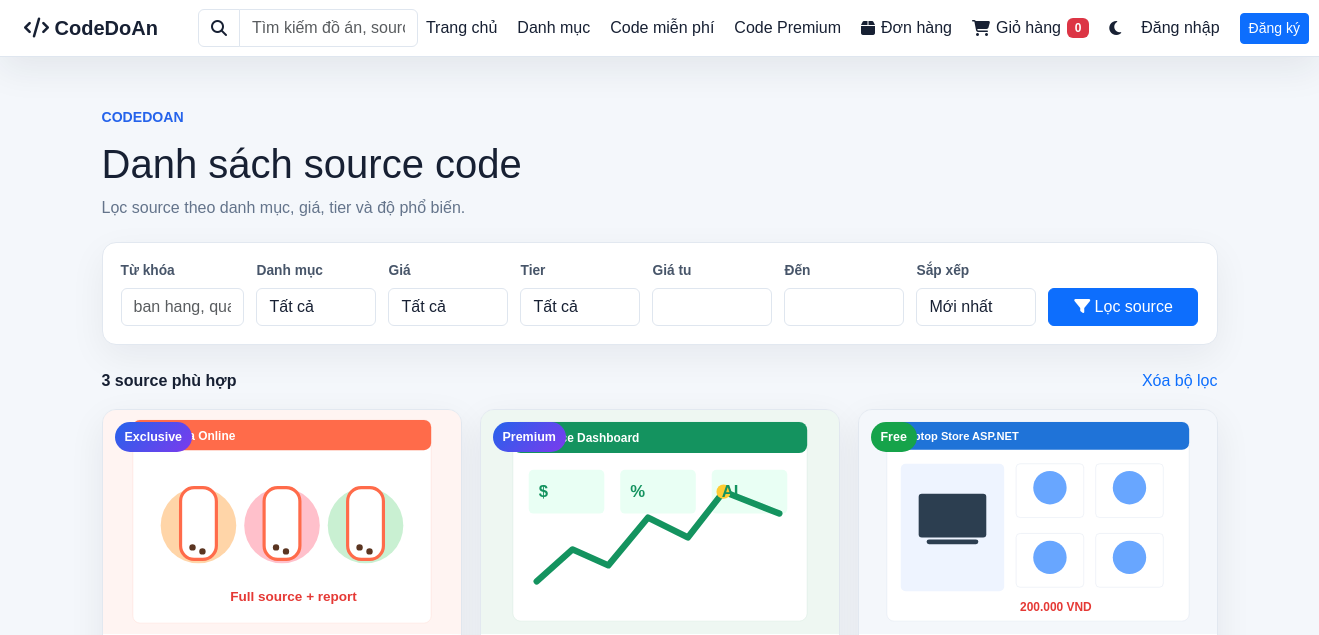
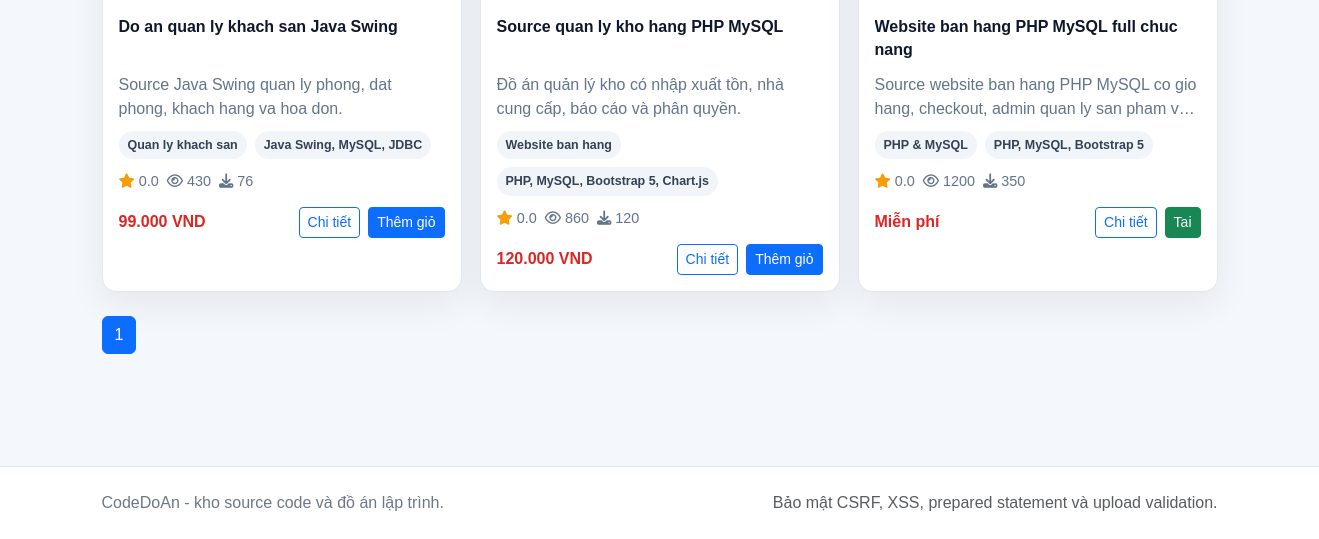
The app's page /projects/search.php, older data (2 pictures, top to bottom).
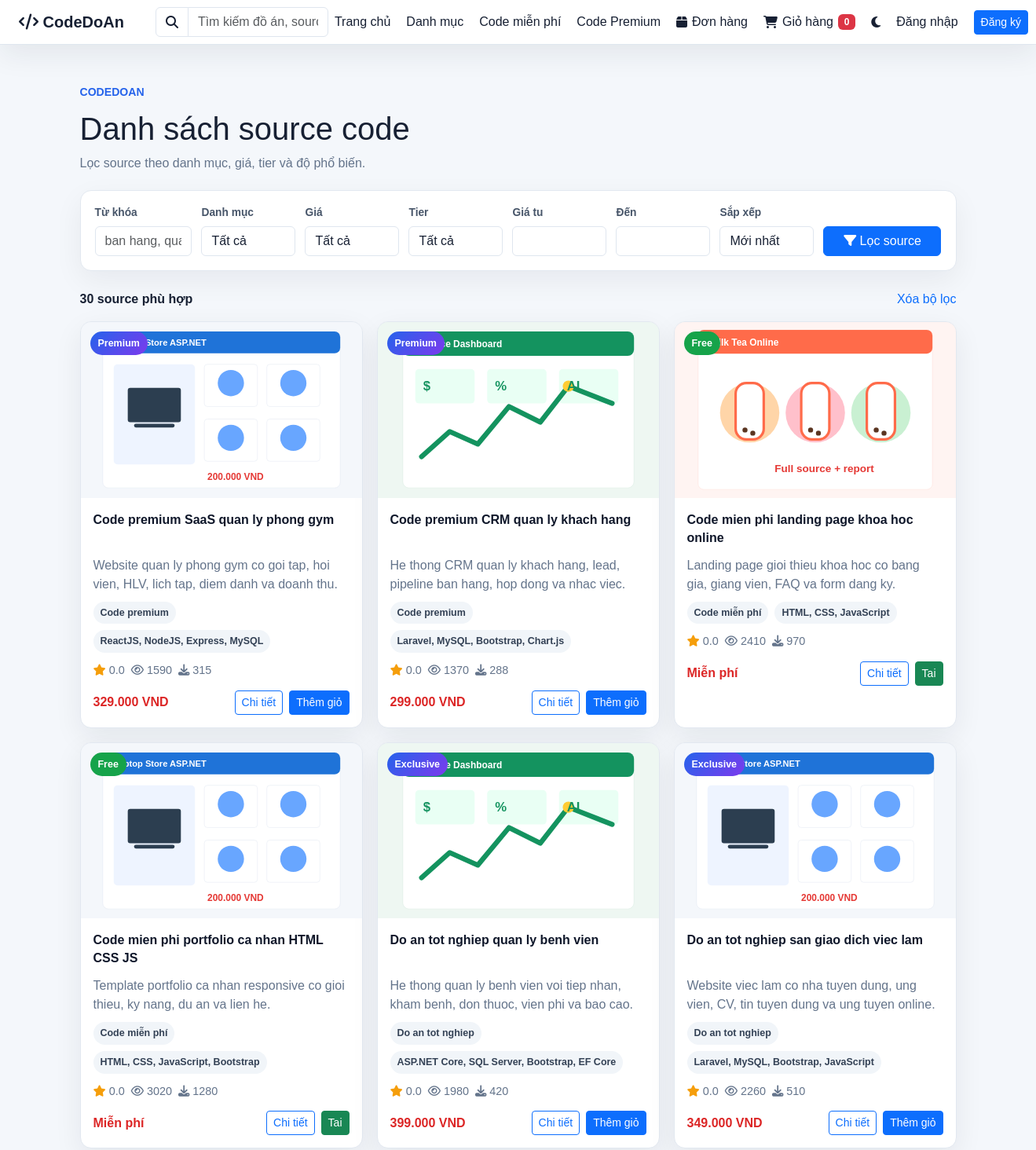
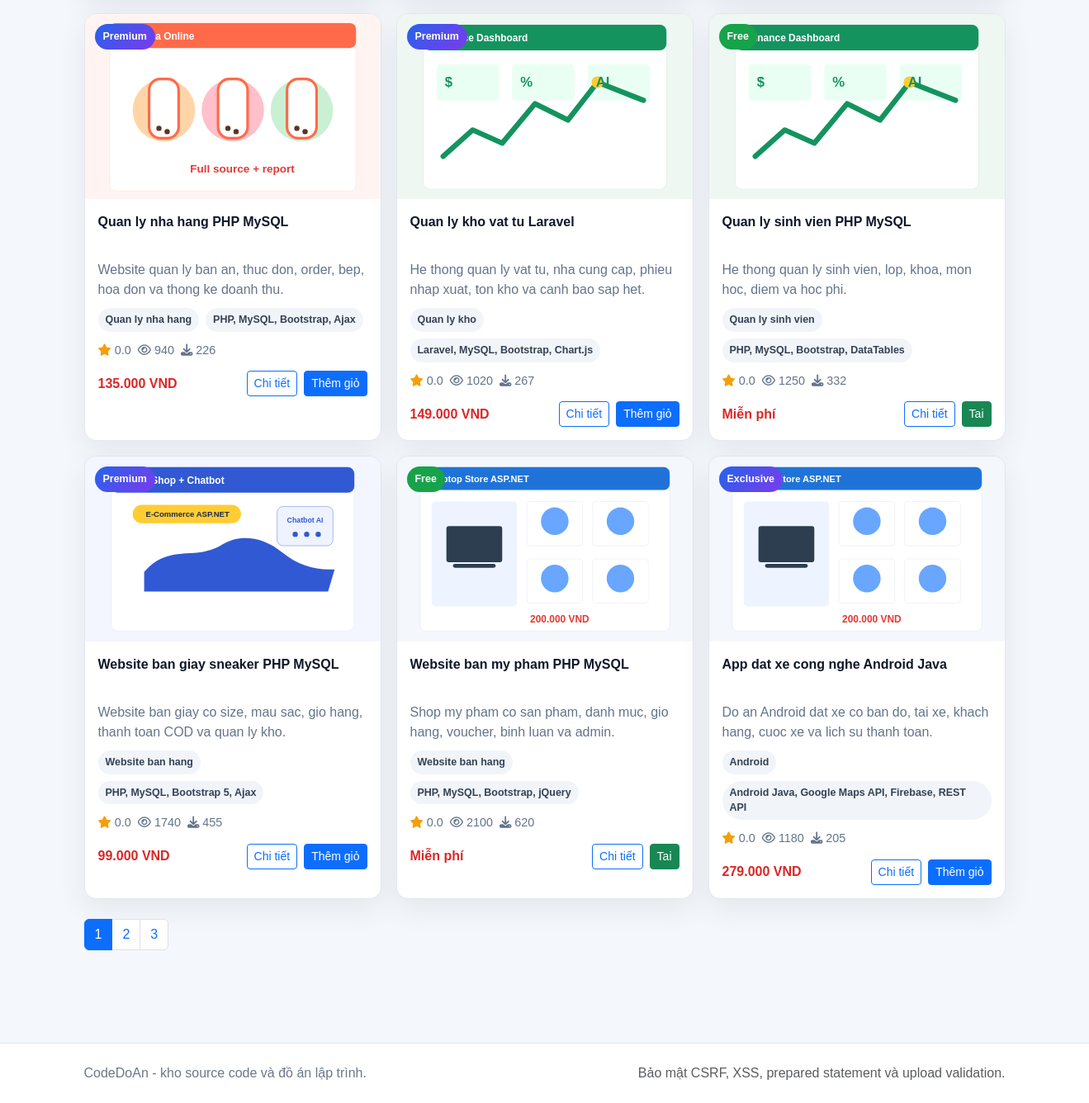
The same page, newer data (2 pictures, top to bottom).
### tables this page shows
CREATE TABLE projects (
    id INT AUTO_INCREMENT PRIMARY KEY,
    user_id INT,
    category_id INT,
    title VARCHAR(255),
    slug VARCHAR(255),
    meta_title VARCHAR(255),
    short_description VARCHAR(255),
    description TEXT,
    tech_stack VARCHAR(255),
    version VARCHAR(50),
    file_size VARCHAR(50),
    demo_link VARCHAR(255),
    video_demo VARCHAR(255),
    install_guide TEXT,
    main_features TEXT,
    views INT DEFAULT 0,
    downloads_count INT DEFAULT 0,
    image VARCHAR(255),
    source_file VARCHAR(255),
    price INT DEFAULT 0,
    sale_price INT DEFAULT 0,
    is_free TINYINT(1) DEFAULT 0,
    tier ENUM('basic','premium','exclusive') DEFAULT 'basic',
    is_featured TINYINT(1) DEFAULT 0,
    is_hot TINYINT(1) DEFAULT 0,
    downloads INT DEFAULT 0,
    status ENUM('pending','approved','rejected','hidden') DEFAULT 'pending',
    created_at TIMESTAMP DEFAULT CURRENT_TIMESTAMP
);

CREATE TABLE categories (
    id INT AUTO_INCREMENT PRIMARY KEY,
    name VARCHAR(100),
    slug VARCHAR(120)
);

### config.php (called while the page is built, shortened)
<?php
$host = 'localhost';
$user = 'root';
$pass = '';
$db = 'project_share';
$conn = mysqli_connect($host, $user, $pass, $db);
mysqli_set_charset($conn, 'utf8mb4');
function base_url(string $path = ''): string
{
    $documentRoot = str_replace('\\', '/', realpath($_SERVER['DOCUMENT_ROOT'] ?? __DIR__) ?: __DIR__);
    $appRoot = str_replace('\\', '/', __DIR__);
    $base = '/' . trim(str_replace($documentRoot, '', $appRoot), '/');
    $base = $base === '/' ? '' : $base;
    return rtrim($base, '/') . '/' . ltrim($path, '/');
}
function db_query(string $sql, array $params = [], string $types = '')
{
    global $conn;
    if (!$params) {
        return mysqli_query($conn, $sql);
    }
    $stmt = mysqli_prepare($conn, $sql);
    mysqli_stmt_bind_param($stmt, $types, ...$params);
    mysqli_stmt_execute($stmt);
    return mysqli_stmt_get_result($stmt) ?: $stmt;
}
function db_all(string $sql, array $params = [], string $types = ''): array
{
    $result = db_query($sql, $params, $types);
    return $result instanceof mysqli_result ? mysqli_fetch_all($result, MYSQLI_ASSOC) : [];
}
function db_one(string $sql, array $params = [], string $types = ''): ?array
{
    $result = db_query($sql, $params, $types);
    $row = mysqli_fetch_assoc($result);
    return $row ?: null;
}
function e($value): string
{
    return htmlspecialchars((string) $value, ENT_QUOTES, 'UTF-8');
}
function money($value): string
{
    $amount = (int) $value;
    return $amount > 0 ? number_format($amount, 0, ',', '.') . ' VND' : 'Miễn phí';
}
function project_price(array $project): int
{
    $salePrice = (int) ($project['sale_price'] ?? 0);
    $price = (int) ($project['price'] ?? 0);
    return $salePrice > 0 ? $salePrice : $price;
}

### projects/search.php (the view, shortened to what the changed rows need)
<?php
require_once dirname(__DIR__) . '/config.php';
$sort = $_GET['sort'] ?? 'latest';
$page = max(1, (int) ($_GET['page'] ?? 1));
$limit = 12;
$offset = ($page - 1) * $limit;
$where = ["projects.status = 'approved'"];
$params = [];
$types = '';
$orderBy = match ($sort) {
    'downloads' => 'projects.downloads_count DESC, projects.downloads DESC',
    'views' => 'projects.views DESC',
    'rating' => 'avg_star DESC',
    'price_asc' => 'final_price ASC',
    'price_desc' => 'final_price DESC',
    default => 'projects.id DESC',
};
$whereSql = implode(' AND ', $where);
$countRow = db_one(
    "SELECT COUNT(DISTINCT projects.id) AS total
     FROM projects
     JOIN categories ON categories.id = projects.category_id
     WHERE $whereSql",
    $params,
    $types
);
$total = (int) ($countRow['total'] ?? 0);
$totalPage = max(1, (int) ceil($total / $limit));
$projects = db_all(
    "SELECT projects.*, users.name AS author_name, categories.name AS category_name,
        COALESCE(AVG(ratings.star), 0) AS avg_star,
        COUNT(DISTINCT ratings.id) AS rating_count,
        CASE WHEN projects.sale_price > 0 THEN projects.sale_price ELSE projects.price END AS final_price
     FROM projects
     JOIN users ON users.id = projects.user_id
     JOIN categories ON categories.id = projects.category_id
     LEFT JOIN ratings ON ratings.project_id = projects.id
     WHERE $whereSql
     GROUP BY projects.id
     ORDER BY $orderBy, projects.id DESC
     LIMIT ?, ?",
    array_merge($params, [$offset, $limit]),
    $types . 'ii'
);
?>
<?php include dirname(__DIR__) . '/includes/header.php'; ?>
<main class="container py-5 marketplace-list">
    <div class="section-heading">
        <div>
            <h1>Danh sách source code</h1>
        </div>
    </div>
    <div class="d-flex justify-content-between align-items-center mb-3">
        <strong><?php echo $total; ?> source phù hợp</strong>
        <a href="<?php echo e(base_url('projects/search.php')); ?>">Xóa bộ lọc</a>
    </div>
    <div class="source-grid">
        <?php foreach ($projects as $row) {
            $isFree = (int) $row['is_free'] === 1 || ((int) $row['price'] === 0 && (int) $row['sale_price'] === 0);
            $price = project_price($row);
        ?>
            <article class="source-card">
                <a class="source-thumb" href="<?php echo e(base_url('projects/detail.php?id=' . (int) $row['id'] . '&slug=' . $row['slug'])); ?>">
                    <img src="<?php echo e(base_url('uploads/images/' . $row['image'])); ?>" alt="<?php echo e($row['title']); ?>">
                    <span class="source-badge <?php echo $isFree ? 'source-badge-free' : 'source-badge-premium'; ?>"><?php echo $isFree ? 'Free' : ucfirst($row['tier']); ?></span>
                </a>
                <div class="source-body">
                    <a class="source-title" href="<?php echo e(base_url('projects/detail.php?id=' . (int) $row['id'] . '&slug=' . $row['slug'])); ?>"><?php echo e($row['title']); ?></a>
                    <p><?php echo e($row['short_description'] ?: $row['description']); ?></p>
                    <div class="source-tags"><span><?php echo e($row['category_name']); ?></span><span><?php echo e($row['tech_stack'] ?: 'Source code'); ?></span></div>
                    <div class="source-meta">
                        <span><i class="fa-solid fa-star"></i> <?php echo number_format((float) $row['avg_star'], 1); ?></span>
                        <span><i class="fa-regular fa-eye"></i> <?php echo (int) $row['views']; ?></span>
                        <span><i class="fa-solid fa-download"></i> <?php echo (int) ($row['downloads_count'] ?: $row['downloads']); ?></span>
                    </div>
                    <div class="source-bottom">
                        <div class="source-price"><strong><?php echo $isFree ? 'Miễn phí' : money($price); ?></strong></div>
                        <div class="source-actions">
                            <a class="btn btn-sm btn-outline-primary" href="<?php echo e(base_url('projects/detail.php?id=' . (int) $row['id'] . '&slug=' . $row['slug'])); ?>">Chi tiết</a>
                            <?php if ($isFree) { ?>
                                <a class="btn btn-sm btn-success" href="<?php echo e(base_url('projects/download.php?id=' . (int) $row['id'])); ?>">Tai</a>
                            <?php } else { ?>
                                <form method="POST" action="<?php echo e(base_url('shop/cart_action.php')); ?>">
                                    <button class="btn btn-sm btn-primary">Thêm giỏ</button>
                                </form>
                            <?php } ?>
                        </div>
                    </div>
                </div>
            </article>
        <?php } ?>
    </div>
    <nav class="mt-4">
        <ul class="pagination">
            <?php for ($i = 1; $i <= $totalPage; $i++) {
                $query = $_GET;
                $query['page'] = $i;
            ?>
                <li class="page-item <?php echo $i === $page ? 'active' : ''; ?>">
                    <a class="page-link" href="?<?php echo e(http_build_query($query)); ?>"><?php echo $i; ?></a>
                </li>
            <?php } ?>
        </ul>
    </nav>
</main>
<?php include dirname(__DIR__) . '/includes/footer.php'; ?>

Row changes from the older to the newer data that the page shows:
no longer on this page (row edited): projects: image (picture), tier "Exclusive", title "Do an quan ly khach san Java Swing", short_description "Source Java Swing quan ly phong, dat phong, khach hang va hoa don.", category.name "Quan ly khach san", tech_stack "Java Swing, MySQL, JDBC", avg_star "0.0", views "430", downloads_count "76", money($price) "99.000 VND"
no longer on this page (row edited): projects: image (picture), tier "Premium", title "Source quan ly kho hang PHP MySQL", short_description "Đồ án quản lý kho có nhập xuất tồn, nhà cung cấp, báo cáo và phân quyền.", category.name "Website ban hang", tech_stack "PHP, MySQL, Bootstrap 5, Chart.js", avg_star "0.0", views "860", downloads_count "120", sale_price "120.000 VND"
no longer on this page (row edited): projects: image (picture), is_free "Free", title "Website ban hang PHP MySQL full chuc nang", short_description "Source website ban hang PHP MySQL co gio hang, checkout, admin quan ly san pham…", category.name "PHP & MySQL", tech_stack "PHP, MySQL, Bootstrap 5", avg_star "0.0", views "1200", downloads_count "350"
added projects: image (picture), tier "Premium", title "Code premium SaaS quan ly phong gym", short_description "Website quan ly phong gym co goi tap, hoi vien, HLV, lich tap, diem danh va doanh thu.", category.name "Code premium", tech_stack "ReactJS, NodeJS, Express, MySQL", avg_star "0.0", views "1590", downloads_count "315", sale_price "329.000 VND"
added projects: image (picture), tier "Premium", title "Code premium CRM quan ly khach hang", short_description "He thong CRM quan ly khach hang, lead, pipeline ban hang, hop dong va nhac viec.", category.name "Code premium", tech_stack "Laravel, MySQL, Bootstrap, Chart.js", avg_star "0.0", views "1370", downloads_count "288", sale_price "299.000 VND"
added projects: image (picture), is_free "Free", title "Code mien phi landing page khoa hoc online", short_description "Landing page gioi thieu khoa hoc co bang gia, giang vien, FAQ va form dang ky.", category.name "Code miễn phí", tech_stack "HTML, CSS, JavaScript", avg_star "0.0", views "2410", downloads_count "970"
added projects: image (picture), is_free "Free", title "Code mien phi portfolio ca nhan HTML CSS JS", short_description "Template portfolio ca nhan responsive co gioi thieu, ky nang, du an va lien he.", category.name "Code miễn phí", tech_stack "HTML, CSS, JavaScript, Bootstrap", avg_star "0.0", views "3020", downloads_count "1280"
added projects: image (picture), tier "Exclusive", title "Do an tot nghiep quan ly benh vien", short_description "He thong quan ly benh vien voi tiep nhan, kham benh, don thuoc, vien phi va bao cao.", category.name "Do an tot nghiep", tech_stack "ASP.NET Core, SQL Server, Bootstrap, EF Core", avg_star "0.0", views "1980", downloads_count "420", sale_price "399.000 VND"
added projects: image (picture), tier "Exclusive", title "Do an tot nghiep san giao dich viec lam", short_description "Website viec lam co nha tuyen dung, ung vien, CV, tin tuyen dung va ung tuyen online.", category.name "Do an tot nghiep", tech_stack "Laravel, MySQL, Bootstrap, JavaScript", avg_star "0.0", views "2260", downloads_count "510", sale_price "349.000 VND"
added projects: image (picture), tier "Premium", title "Quan ly nha hang PHP MySQL", short_description "Website quan ly ban an, thuc don, order, bep, hoa don va thong ke doanh thu.", category.name "Quan ly nha hang", tech_stack "PHP, MySQL, Bootstrap, Ajax", avg_star "0.0", views "940", downloads_count "226", sale_price "135.000 VND"
added projects: image (picture), tier "Premium", title "Quan ly kho vat tu Laravel", short_description "He thong quan ly vat tu, nha cung cap, phieu nhap xuat, ton kho va canh bao sap het.", category.name "Quan ly kho", tech_stack "Laravel, MySQL, Bootstrap, Chart.js", avg_star "0.0", views "1020", downloads_count "267", sale_price "149.000 VND"
added projects: image (picture), is_free "Free", title "Quan ly sinh vien PHP MySQL", short_description "He thong quan ly sinh vien, lop, khoa, mon hoc, diem va hoc phi.", category.name "Quan ly sinh vien", tech_stack "PHP, MySQL, Bootstrap, DataTables", avg_star "0.0", views "1250", downloads_count "332"
added projects: image (picture), tier "Premium", title "Website ban giay sneaker PHP MySQL", short_description "Website ban giay co size, mau sac, gio hang, thanh toan COD va quan ly kho.", category.name "Website ban hang", tech_stack "PHP, MySQL, Bootstrap 5, Ajax", avg_star "0.0", views "1740", downloads_count "455", sale_price "99.000 VND"
added projects: image (picture), is_free "Free", title "Website ban my pham PHP MySQL", short_description "Shop my pham co san pham, danh muc, gio hang, voucher, binh luan va admin.", category.name "Website ban hang", tech_stack "PHP, MySQL, Bootstrap, jQuery", avg_star "0.0", views "2100", downloads_count "620"
added projects: image (picture), tier "Exclusive", title "App dat xe cong nghe Android Java", short_description "Do an Android dat xe co ban do, tai xe, khach hang, cuoc xe va lich su thanh toan.", category.name "Android", tech_stack "Android Java, Google Maps API, Firebase, REST API", avg_star "0.0", views "1180", downloads_count "205", sale_price "279.000 VND"
Text that changed along with them:
$total: "3" → "30"
new list line: "2"
new list line: "3"
